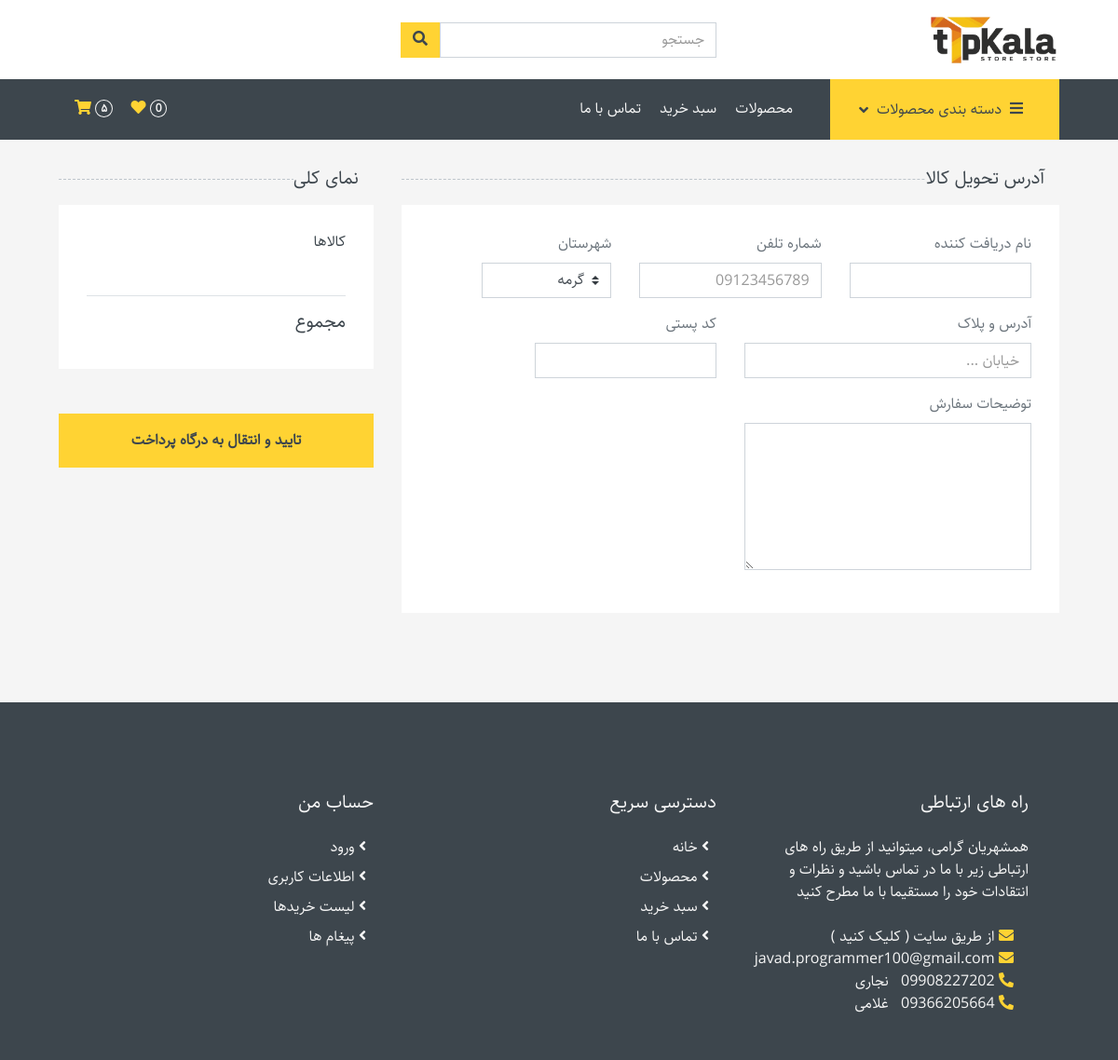
/account/checkout/, run on an earlier commit of the app's database.
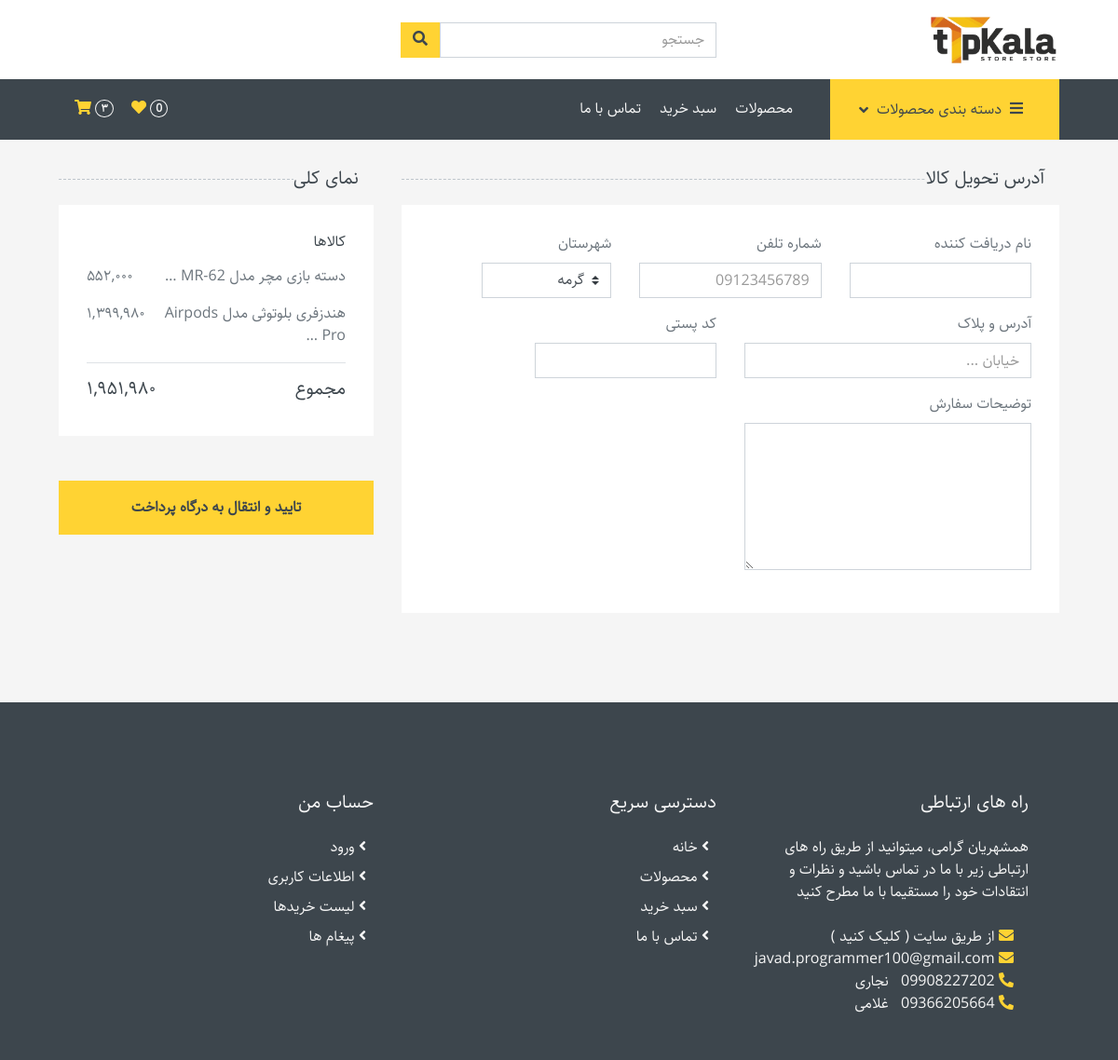
And on a later commit of the database.
### account/models.py (models this page shows, shortened)
class Order(models.Model):
    product_size_color = models.ForeignKey(ProductSizeColor, on_delete=models.CASCADE)
    quantity = models.PositiveSmallIntegerField()
    class Meta:
        unique_together = ['product_size_color', 'quantity']
    def total_price(self):
        return self.product_size_color.product.price_after_discount() * self.quantity
    def total_price_fa(self):
        return format_price(self.total_price(), lang='fa')

class Cart(models.Model):
    STATUSES = (
        ('unpaid', 'unpaid'),
        ('delivered', 'delivered'),
        ('returned', 'returned'),
    )
    user = models.ForeignKey(User, on_delete=models.SET_NULL, null=True, related_name='carts')
    orders = models.ManyToManyField(Order, blank=True)
    order_code = models.AutoField(primary_key=True, unique=True)
    order_description = models.TextField(null=True, blank=True)
    address = models.ForeignKey(UserAddress, on_delete=models.SET_NULL, null=True)
    address_text = models.TextField(blank=True)
    postal_code = models.CharField(max_length=20, null=True, blank=True)
    recipient_name = models.CharField(max_length=100, null=True, blank=True)
    phone_number = models.CharField(max_length=20, null=True, blank=True)
    paid = models.BooleanField(default=False)
    pay_time = models.DateTimeField(null=True, blank=True)
    amount_paid = models.CharField(max_length=50, null=True, blank=True)
    status = models.CharField(choices=STATUSES, max_length=10, default='unpaid')
    status_reason = models.TextField(null=True, blank=True)
    created_at = models.DateTimeField(auto_now_add=True)
    def total_price(self):
        return sum(order.total_price() for order in self.orders.all())
    def total_price_fa(self):
        return format_price(self.total_price(), lang='fa')

### product/models.py (models this page shows, shortened)
class ProductSizeColor(models.Model):
    product = models.ForeignKey(Product, on_delete=models.CASCADE, related_name='size_color')
    size = models.ForeignKey(Size, on_delete=models.CASCADE, null=True, blank=True)
    color = models.ForeignKey(Color, on_delete=models.CASCADE, null=True, blank=True)
    quantity = models.IntegerField(default=0)
    class Meta:
        unique_together = ['product', 'size', 'color']

class Product(models.Model):
    title = models.CharField(max_length=255, unique=True)
    introduction = models.TextField()
    description = models.TextField()
    category = models.ForeignKey(Category, on_delete=models.SET_NULL, null=True, related_name='products')
    cover = ResizedImageField(upload_to='product_cover', force_format='WEBP', quality=100, size=[800, 800])
    purchase_price = models.PositiveIntegerField()
    price = models.PositiveIntegerField()
    sales_count = models.PositiveIntegerField(default=0)
    discount = models.PositiveSmallIntegerField(default=0, validators=[MaxValueValidator(100)])
    public = models.BooleanField(default=True)
    created_at = models.DateTimeField(auto_now_add=True)
    def price_after_discount(self):
        return round(self.price * ((100-self.discount) / 100))

### account/views/checkout.py (the view)
# urls.py: path('account/checkout/', views.CheckoutView.as_view(), name='checkout'),
class CheckoutView(generic.TemplateView):
    template_name = 'account/checkout.html'
    def get_context_data(self, **kwargs):
        context = super().get_context_data(**kwargs)
        context['cart'] = get_user_cart(self.request.user)
        return context

### account/context_processor.py (called while the page is built)
def cart_detail(request):
    cart = get_user_cart(request.user)
    orders_quantity = cart.orders.values_list('quantity', flat=True)
    return {
        'cart_products_count': format_price(sum(orders_quantity), lang='fa'),
    }

### product/context_processor.py (called while the page is built)
def categories(request):
    all_categories = Category.objects.all()
    category_filter = [category for category in all_categories if category.products.count() > 0]
    return {
        'categories': category_filter,
    }

### product/models.py (called while the page is built)
    def product_count_fa(self):
        return format_price(self.products.count(), lang='fa')

### utils.py (called while the page is built)
def persian_numbers_converter(mystr):
    jnumbers = {
        '0' : '۰',
        '1' : '۱',
        '2' : '۲',
        '3' : '۳',
        '4' : '۴',
        '5' : '۵',
        '6' : '۶',
        '7' : '۷',
        '8' : '۸',
        '9' : '۹',
    }
    for e, p in jnumbers.items():
        mystr = mystr.replace(e, p)
    return mystr

def get_user_cart(user):
    from account.models import Cart
    return Cart.objects.filter(paid=False).last()

### account/templates/account/checkout.html (shortened to what this page needs)
{% extends 'base.html' %}
{% block content %}
<div class="container-fluid">
    <div class="row px-xl-5">
        <div class="col-lg-8">
            <h5 class="section-title position-relative text-uppercase mb-3"><span class="bg-secondary pr-3">آدرس تحویل کالا</span></h5>
            <div class="bg-light p-30 mb-5">
                <div class="row">
                    <div class="col-md-4 form-group">
                        <label>نام دریافت کننده</label>
                        <input class="form-control" type="text" placeholder="">
                    </div>
                    <div class="col-md-4 form-group">
                        <label>شماره تلفن</label>
                        <input class="form-control" type="number" placeholder="09123456789">
                    </div>
                    <div class="col-md-3 form-group">
                        <label>شهرستان</label>
                        <select class="custom-select">
                            <option selected>گرمه</option>
                        </select>
                    </div>
                    <div class="col-md-6 form-group">
                        <label>آدرس و پلاک</label>
                        <input class="form-control" type="text" placeholder="خیابان ...">
                    </div>
                    <div class="col-md-4 form-group">
                        <label>کد پستی</label>
                        <input class="form-control" type="number">
                    </div>
                    <div class="col-md-6 form-group">
                        <label>توضیحات سفارش</label>
                        <textarea class="form-control" name="" id="" cols="30" rows="6" placeholder=""></textarea>
                    </div>
                    <div class="col-md-4 form-group">
                    </div>
                </div>
            </div>
        </div>
        <div class="col-lg-4">
            <h5 class="section-title position-relative text-uppercase mb-3"><span class="bg-secondary pr-3">نمای کلی</span></h5>
            <div class="bg-light p-30 mb-5">
                <div class="border-bottom">
                    <h6 class="mb-3">کالاها</h6>
                    {% for order in cart.orders.all %}
                        <div class="d-flex justify-content-between">
                            <p title="{{ order.product_size_color.product.title }}">{{ order.product_size_color.product.title|truncatewords:5 }}</p>
                            <p>{{ order.total_price_fa }}</p>
                        </div>
                    {% endfor %}
                </div>
                <div class="pt-2">
                    <div class="d-flex justify-content-between mt-2">
                        <h5>مجموع</h5>
                        <h5>{{ cart.total_price_fa }}</h5>
                    </div>
                </div>
            </div>
            <a href="{% url 'account:payment' %}">
                <button class="btn btn-block btn-primary font-weight-bold py-3">تایید و انتقال به درگاه پرداخت</button>
            </a>
        </div>
    </div>
</div>
{% endblock content %}

What changed in the data, as far as the page shows it:
added Order: product_size_color.product "دسته بازی مچر مدل MR-62 …", total_price_fa "۵۵۲,۰۰۰"
added Order: product_size_color.product "هندزفری بلوتوثی مدل Airpods Pro …", total_price_fa "۱,۳۹۹,۹۸۰"
now on this page (row unchanged): Cart: total_price_fa "۱,۹۵۱,۹۸۰"
Also different on the page:
{{ cart_products_count }}: "۵" → "۳"
